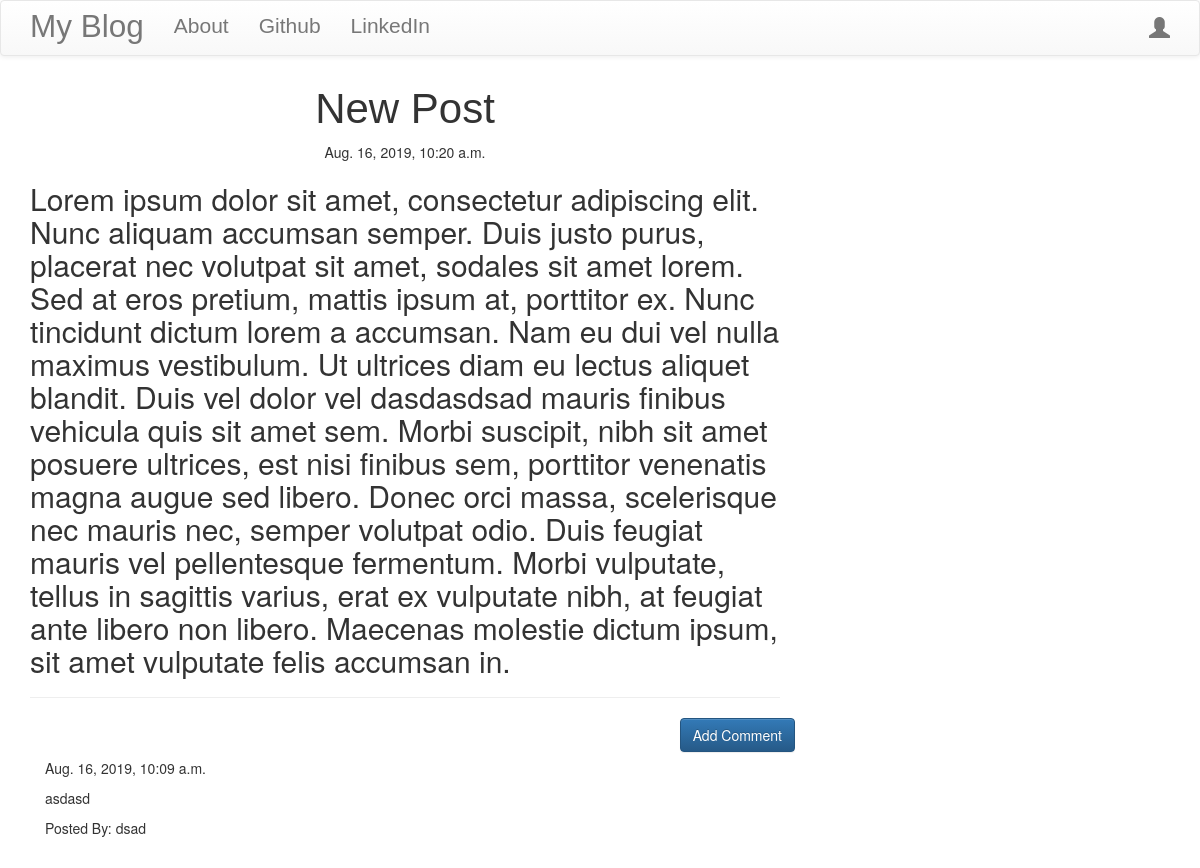
/post/1/, run on an earlier commit of the app's database.
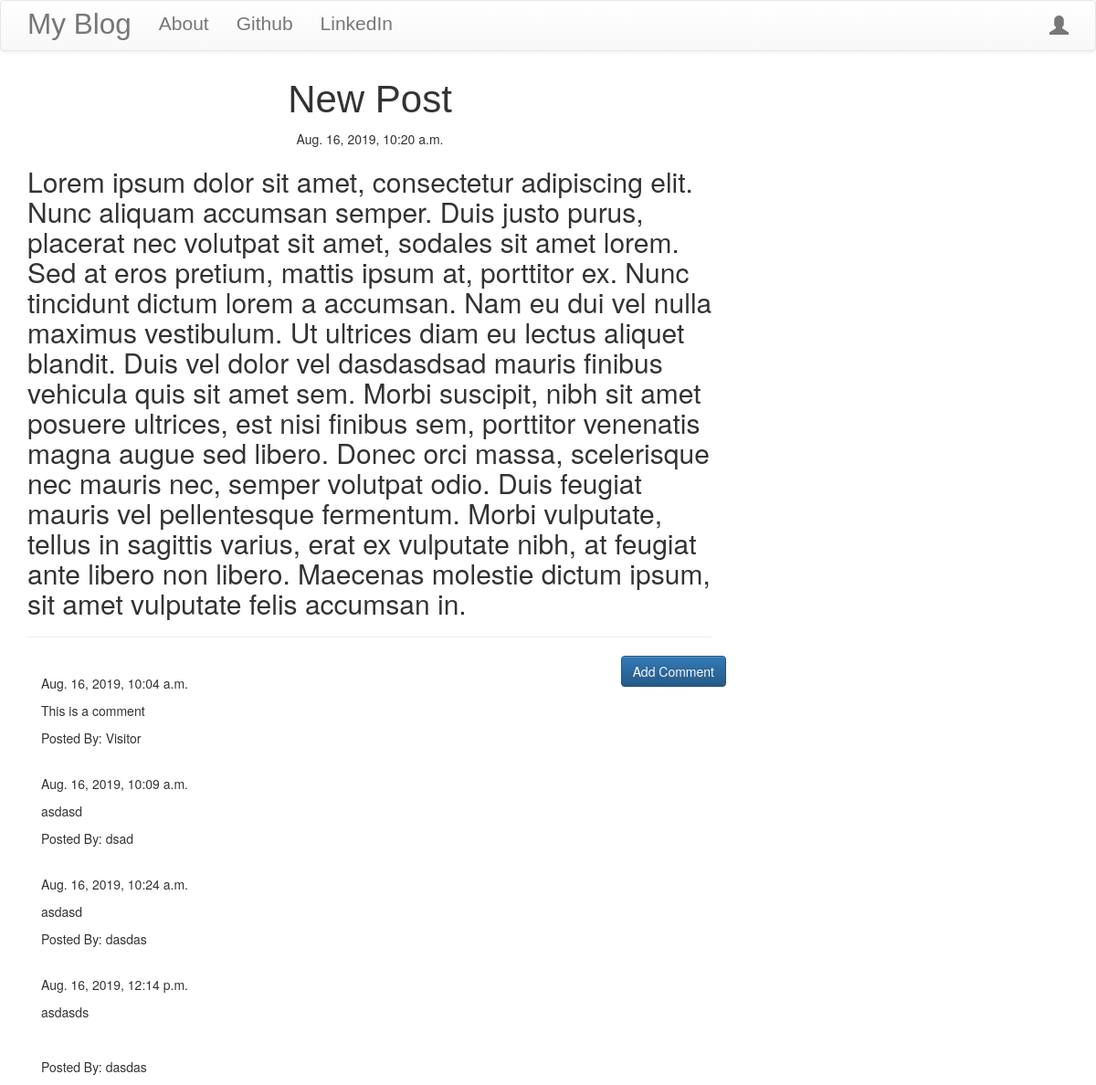
And on a later commit of the database.
### blog/models.py (models this page shows, shortened)
class Comment(models.Model):
    post = models.ForeignKey('blog.Post', related_name='comments', on_delete=models.DO_NOTHING)
    author = models.CharField(max_length=256)
    text = models.TextField()
    create_date = models.DateTimeField(default=timezone.now())
    approved_comment = models.BooleanField(default=False)

### blog/views.py (the view)
# urls.py: path('post/<int:pk>/', views.PostDetailView.as_view(), name='post_detail'),
class PostDetailView(DetailView):
    model = Post

### blog/templates/blog/post_detail.html (shortened to what this page needs)
{% extends 'base.html' %}
{% block content %}
    <h1 class="posttitle loader">{{ post.title }}</h1>
    {% if post.published_date %}
        <div class="date postdate">
            {{ post.published_date }}
        </div>
    {% else %}
    <a href="{% url 'post_publish' pk=post.pk %}" class="btn btn-default">Publish</a>
    {% endif %}
    <p class="postcontent">{{ post.text|safe|linebreaksbr }}</p>
    <hr>
    <a href="{% url 'add_comment_to_post' pk=post.pk %}" class="btn btn-primary btn-comment">Add Comment</a>
    <div class="container">
        {% for comment in post.comments.all %}
        <br>
            {% if user.is_authenticated or comment.approved_comment %}
                {{ comment.create_date }}
                <p>{{ comment.text|safe|linebreaks }}</p>
                <p>Posted By: {{ comment.author }}</p>
            {% endif %}
            {% empty %}
            <p>No Comments For This Post</p>
        {% endfor %}
    </div>
{% endblock %}

What changed in the data, as far as the page shows it:
now on this page (row edited): Comment: create_date "Aug. 16, 2019, 10:04 a.m.", text "This is a comment", author "Visitor"
now on this page (row edited): Comment: create_date "Aug. 16, 2019, 10:24 a.m.", text "asdasd", author "dasdas"
added Comment: create_date "Aug. 16, 2019, 12:14 p.m.", text "asdasds", author "dasdas"
